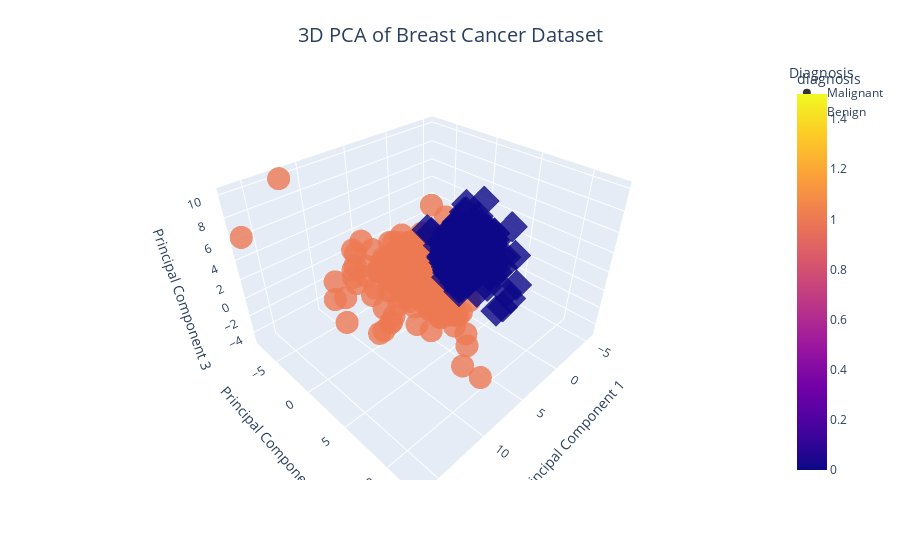

Write notebook code for a chart like this one.
### Code cell
features = df.columns.drop('diagnosis')
X = df[features]
y = df['diagnosis']

X_scaled = StandardScaler().fit_transform(X)

# Reduce the 30 features down to 3 principal components
pca = PCA(n_components=3)
principal_components = pca.fit_transform(X_scaled)

df_pca = pd.DataFrame(
    data=principal_components, 
    columns=['PC1', 'PC2', 'PC3']
)

df_pca['diagnosis'] = y

explained_variance = pca.explained_variance_ratio_
print(f"Variance captured by PC1: {explained_variance[0]:.2%}")
print(f"Variance captured by PC2: {explained_variance[1]:.2%}")
print(f"Variance captured by PC3: {explained_variance[2]:.2%}")
print(f"Total variance captured by the first 3 components: {sum(explained_variance):.2%}")

fig = px.scatter_3d(
    df_pca,
    x='PC1',
    y='PC2',
    z='PC3',
    color='diagnosis',
    color_discrete_map={0: 'dodgerblue', 1: 'red'},
    symbol='diagnosis',
    opacity=0.8,
    hover_name=df_pca.index,
    labels={'PC1': 'Principal Component 1', 'PC2': 'Principal Component 2', 'PC3': 'Principal Component 3'}
)

fig.update_layout(
    title={
        'text': "3D PCA of Breast Cancer Dataset",
        'y':0.95,
        'x':0.5,
        'xanchor': 'center',
        'yanchor': 'top',
        'font': {'size': 20}
    },
    legend_title_text='Diagnosis',

)

fig.for_each_trace(lambda t: t.update(name = {'0':'Benign', '1':'Malignant'}[t.name]))

fig.show()

### Figure 1 — Plotly figure (JSON) as saved in the notebook; plotly's stock layout.template omitted (floating-point values rounded to 4 significant figures; data arrays with more than 128 entries replaced by an {"elided": "..."} marker saying what was removed)
{"data": [{"hovertemplate": "<b>%{hovertext}</b><br><br>diagnosis=%{marker.color}<br>Principal Component 1=%{x}<br>Principal Component 2=%{y}<br>Principal Component 3=%{z}<extra></extra>", "hovertext": {"elided": "212 float values"}, "legendgroup": "1", "marker": {"color": {"elided": "212 int values"}, "coloraxis": "coloraxis", "opacity": 0.8, "symbol": "circle"}, "mode": "markers", "name": "Malignant", "scene": "scene", "showlegend": true, "type": "scatter3d", "x": {"elided": "212 float values"}, "y": {"elided": "212 float values"}, "z": {"elided": "212 float values"}}, {"hovertemplate": "<b>%{hovertext}</b><br><br>diagnosis=%{marker.color}<br>Principal Component 1=%{x}<br>Principal Component 2=%{y}<br>Principal Component 3=%{z}<extra></extra>", "hovertext": {"elided": "357 float values"}, "legendgroup": "0", "marker": {"color": {"elided": "357 int values"}, "coloraxis": "coloraxis", "opacity": 0.8, "symbol": "diamond"}, "mode": "markers", "name": "Benign", "scene": "scene", "showlegend": true, "type": "scatter3d", "x": {"elided": "357 float values"}, "y": {"elided": "357 float values"}, "z": {"elided": "357 float values"}}], "layout": {"coloraxis": {"colorbar": {"title": {"text": "diagnosis"}}, "colorscale": [[0, "#0d0887"], [0.1111, "#46039f"], [0.2222, "#7201a8"], [0.3333, "#9c179e"], [0.4444, "#bd3786"], [0.5556, "#d8576b"], [0.6667, "#ed7953"], [0.7778, "#fb9f3a"], [0.8889, "#fdca26"], [1, "#f0f921"]]}, "legend": {"title": {"text": "Diagnosis"}, "tracegroupgap": 0}, "margin": {"t": 60}, "scene": {"domain": {"x": [0, 1], "y": [0, 1]}, "xaxis": {"title": {"text": "Principal Component 1"}}, "yaxis": {"title": {"text": "Principal Component 2"}}, "zaxis": {"title": {"text": "Principal Component 3"}}}, "title": {"font": {"size": 20}, "text": "3D PCA of Breast Cancer Dataset", "x": 0.5, "xanchor": "center", "y": 0.95, "yanchor": "top"}}}
